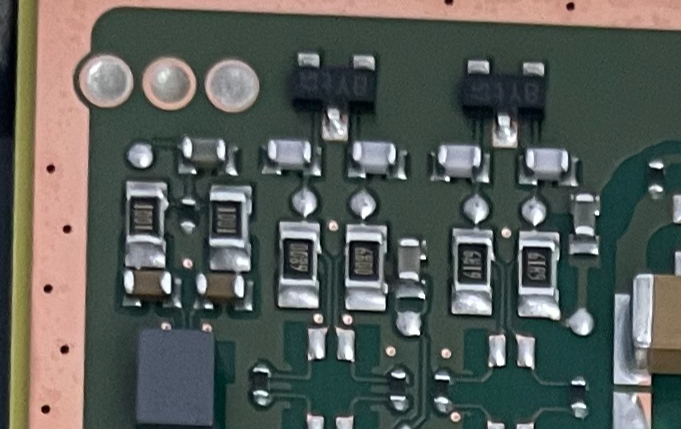
#> input picture detection_results/smd_components/20260519_012111_bad.png, 681 x 429 px; its folder holds 4 pictures in this run
$ python smd_classifier.py
#> lines starting #> are read from the running program, lines starting #| are printed output that depends on the picture; after the words box and inside, x2 and y2 are one past the last pixel; in counts of white or black regions, pixels touching at a corner belong together
#!/usr/bin/env python3
"""
SMD Component Defect Classifier
Uses KNN (k=3, cosine similarity) with color histogram + spatial features.
Trained on labeled data from detection_results/smd_components/.
"""

import os
import json
import numpy as np
from PIL import Image, ImageFilter
from http.server import HTTPServer, BaseHTTPRequestHandler
from urllib.parse import urlparse
import base64
import io

# ============ Config ============
BASE_DIR = os.path.dirname(os.path.abspath(__file__))
DATA_DIR = os.path.join(BASE_DIR, 'detection_results', 'smd_components')
PORT = 8002

# ============ Feature Extraction ============
def extract_features(img):
    """Extract 71-dim feature vector from an image."""
    if isinstance(img, str):
        img = Image.open(img).convert('RGB')
    elif not isinstance(img, Image.Image):
        img = Image.open(io.BytesIO(img)).convert('RGB')

    # Resize to standard size for consistency
    img = img.resize((340, 215), Image.LANCZOS)
#> img: PIL image 340x215 RGB
    arr = np.array(img, dtype=float)
    w, h = img.size
#> w = 340; h = 215
    gray = np.mean(arr, axis=2)
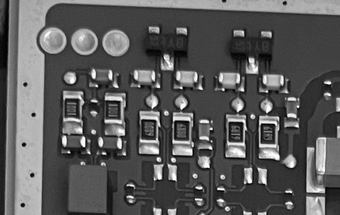
#> gray: shape (215, 340) float64; min 0, max 255, mean 90.1
    features = []

    # 1. Region ratios
    r, g, b = arr[:,:,0], arr[:,:,1], arr[:,:,2]
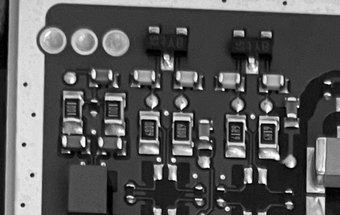
#> r: shape (215, 340) float64; min 0, max 255, mean 88.1
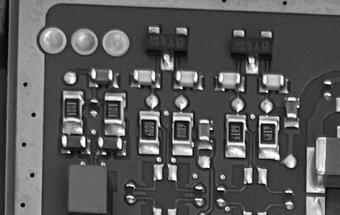
#> b: shape (215, 340) float64; min 0, max 255, mean 88.6
    is_pcb = (g > r) & (g > b) & (g > 60)
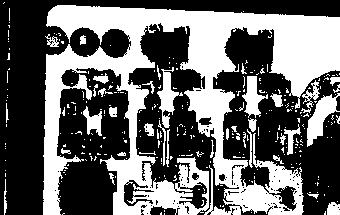
#> is_pcb: shape (215, 340) bool; 41.2% white; 310 white regions (270 under 20 px), largest, box (x1, y1, x2, y2) and area: (43, 5, 340, 215) 25069, (307, 93, 340, 147) 754, (157, 67, 183, 128) 581
    is_silver = (r > 160) & (g > 160) & (b > 160)
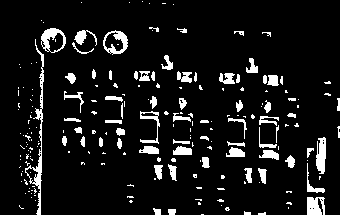
#> is_silver: shape (215, 340) bool; 8.8% white; 213 white regions (143 under 20 px), largest, box (x1, y1, x2, y2) and area: (25, 39, 44, 215) 580, (41, 28, 66, 53) 286, (316, 137, 326, 174) 284
    is_dark = gray < 40
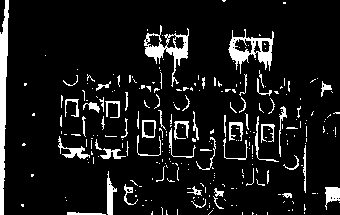
#> is_dark: shape (215, 340) bool; 9.7% white; 272 white regions (214 under 20 px), largest, box (x1, y1, x2, y2) and area: (0, 0, 9, 215) 1178, (228, 29, 274, 74) 744, (144, 25, 189, 87) 728
    features.extend([is_pcb.sum()/arr.size, is_silver.sum()/arr.size, is_dark.sum()/arr.size])

    # 2. Silver uniformity
    if is_silver.sum() > 10:
        sp = arr[is_silver]
        features.append(np.std(sp) / 255)
    else:
        features.append(0.5)

    # 3. Texture energy
    blur = np.array(img.filter(ImageFilter.GaussianBlur(radius=3)), dtype=float)
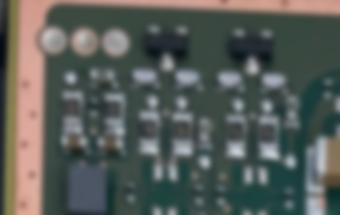
#> blur: shape (215, 340, 3) float64; mean R, G, B 88.1, 93.4, 88.6
    features.append(np.abs(arr - blur).mean() / 255)

    # 4. Vertical pattern regularity
    row_means = gray.mean(axis=1)
#> row_means = 215 values, max 164.2 at index 2, min 66.18 at index 55, mean 90.05
    features.append(np.std(row_means) / 255)
    features.append(np.std(np.diff(row_means)) / 255)

    # 5. Color histogram (16 bins x 3 channels = 48)
    for c_idx in range(3):
        ch = arr[:,:,c_idx]
        hist, _ = np.histogram(ch, bins=16, range=(0, 256))
        features.extend((hist / hist.sum()).tolist())
#> after the loop, features = 55 values, max 0.359 at index 27, min 0.00642 at index 22, mean 0.0628

    # 6. Spatial grid (4x4 = 16)
    for iy in range(4):
        for ix in range(4):
            y1, y2 = iy*h//4, (iy+1)*h//4
            x1, x2 = ix*w//4, (ix+1)*w//4
            features.append(gray[y1:y2, x1:x2].mean() / 255)
#> after the loop, features = 71 values, max 0.468 at index 55, min 0.00642 at index 22, mean 0.128

    return np.array(features)


def cosine_sim(a, b):
    return np.dot(a, b) / (np.linalg.norm(a) * np.linalg.norm(b) + 1e-10)


# ============ Classifier ============
class SMDClassifier:
    def __init__(self, data_dir):
        self.data_dir = data_dir
        self.features = []
        self.labels = []  # 0=good, 1=bad
        self.k = 3
        self.load_data()

    def load_data(self):
        if not os.path.exists(self.data_dir):
            return
        for f in sorted(os.listdir(self.data_dir)):
            if not f.endswith('.png'):
                continue
            path = os.path.join(self.data_dir, f)
            feat = extract_features(path)
#> feat has the same summary as features in extract_features
            label = 0 if 'good' in f else 1
            self.features.append(feat)
            self.labels.append(label)
#> pass 2 of the loop in load_data, `for f in sorted(os.listdir(self.data_dir)):`:
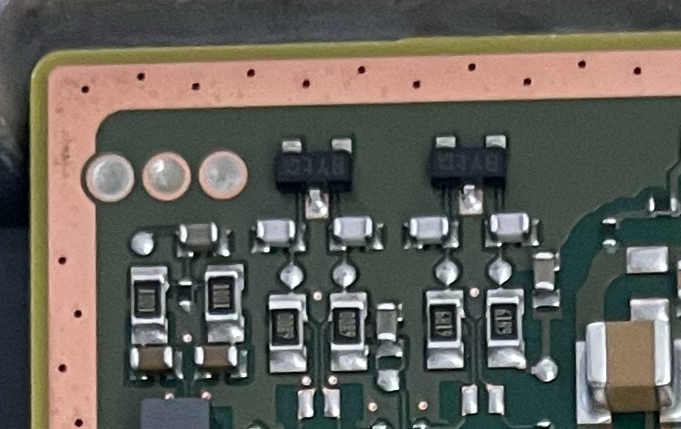
#> input picture detection_results/smd_components/20260519_012232_bad.png, 681 x 429 px
#> in extract_features (call 2), `is_pcb = (g > r) & (g > b) & (g > 60)`:
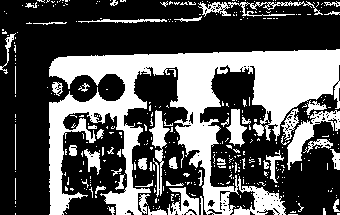
#> is_pcb: shape (215, 340) bool; 35.1% white; 376 white regions (325 under 20 px), largest, box (x1, y1, x2, y2) and area: (49, 49, 340, 215) 18592, (287, 110, 340, 170) 922, (149, 110, 170, 197) 611
#> is_silver: shape (215, 340) bool; 7.8% white; 164 white regions (107 under 20 px), largest, box (x1, y1, x2, y2) and area: (315, 150, 335, 193) 384, (100, 76, 123, 98) 279, (293, 161, 303, 194) 265
#> is_dark: shape (215, 340) bool; 8.3% white; 286 white regions (239 under 20 px), largest, box (x1, y1, x2, y2) and area: (0, 46, 15, 215) 1470, (136, 69, 177, 126) 593, (213, 67, 254, 105) 520
#> in extract_features (call 2), `blur = np.array(img.filter(ImageFilter.GaussianBlur(radius=3)), dtype=..`:
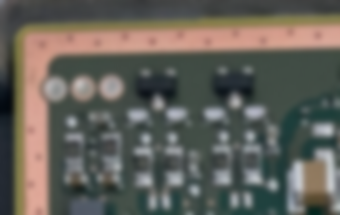
#> blur: shape (215, 340, 3) float64; mean R, G, B 99.5, 97.5, 90.1
#> row_means = 215 values, max 167.1 at index 46, min 65.86 at index 6, mean 95.69
#> after the loop in extract_features (call 2), `for c_idx in range(3):`: features = 55 values, max 0.344 at index 43, min 0.00718 at index 37, mean 0.0628
#> after the loop in extract_features (call 2), `for iy in range(4):`: features = 71 values, max 0.471 at index 58, min 0.00718 at index 37, mean 0.133
#> feat has the same summary as features in extract_features
#> pass 3 of the loop in load_data, `for f in sorted(os.listdir(self.data_dir)):`:
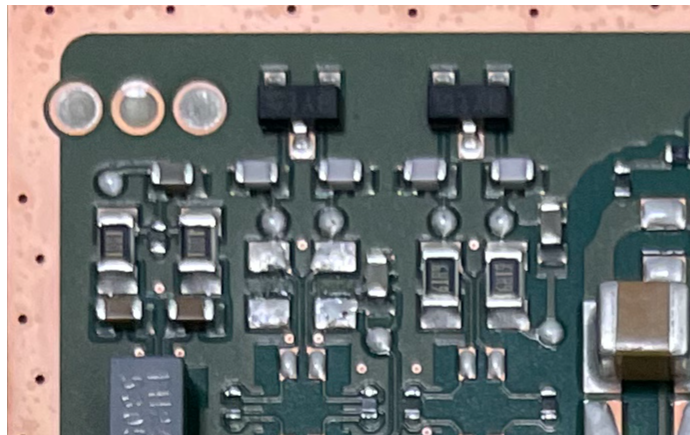
#> input picture detection_results/smd_components/20260519_012824_good.png, 690 x 435 px
#> in extract_features (call 3), `is_pcb = (g > r) & (g > b) & (g > 60)`:
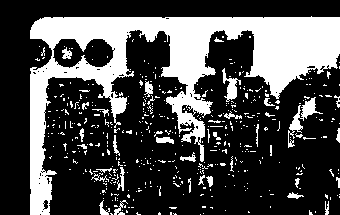
#> is_pcb: shape (215, 340) bool; 29.1% white; 463 white regions (426 under 20 px), largest, box (x1, y1, x2, y2) and area: (30, 16, 340, 215) 17472, (288, 97, 323, 148) 432, (222, 68, 241, 102) 251
#> is_silver: shape (215, 340) bool; 20.5% white; 186 white regions (117 under 20 px), largest, box (x1, y1, x2, y2) and area: (4, 3, 340, 215) 8548, (296, 141, 338, 175) 582, (86, 40, 111, 66) 384
#> is_dark: shape (215, 340) bool; 6% white; 196 white regions (175 under 20 px), largest, box (x1, y1, x2, y2) and area: (0, 0, 340, 215) 1321, (306, 176, 333, 196) 476, (90, 180, 102, 215) 258
#> in extract_features (call 3), `blur = np.array(img.filter(ImageFilter.GaussianBlur(radius=3)), dtype=..`:
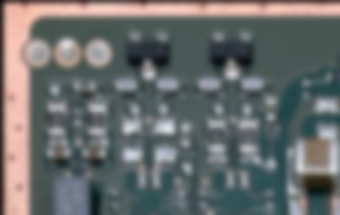
#> blur: shape (215, 340, 3) float64; mean R, G, B 105.6, 109.6, 108.6
#> row_means = 215 values, max 210.8 at index 13, min 0 at index 1, mean 108.1
#> after the loop in extract_features (call 3), `for c_idx in range(3):`: features = 55 values, max 0.333 at index 44, min 0.0108 at index 37, mean 0.0643
#> after the loop in extract_features (call 3), `for iy in range(4):`: features = 71 values, max 0.562 at index 55, min 0.0108 at index 37, mean 0.145
#> feat has the same summary as features in extract_features
#> the loop made 4 passes; the first 3 are shown
        self.features = np.array(self.features) if self.features else np.array([])
        self.labels = np.array(self.labels) if self.labels else np.array([])
        print(f"Loaded {len(self.labels)} samples: "
              f"{(self.labels==0).sum()} good, {(self.labels==1).sum()} bad")

    # [42 lines left out: functions predict, reload, not called in this run]


# ============ HTTP Server ============
classifier = SMDClassifier(DATA_DIR)


class Handler(BaseHTTPRequestHandler):
    # [57 lines left out: functions do_GET, do_POST, send_json, do_OPTIONS, not called in this run]

    def log_message(self, format, *args):
        print("[classifier]", *args)


if __name__ == '__main__':
#> (the run stopped early here; a loop or call above may not have finished)
